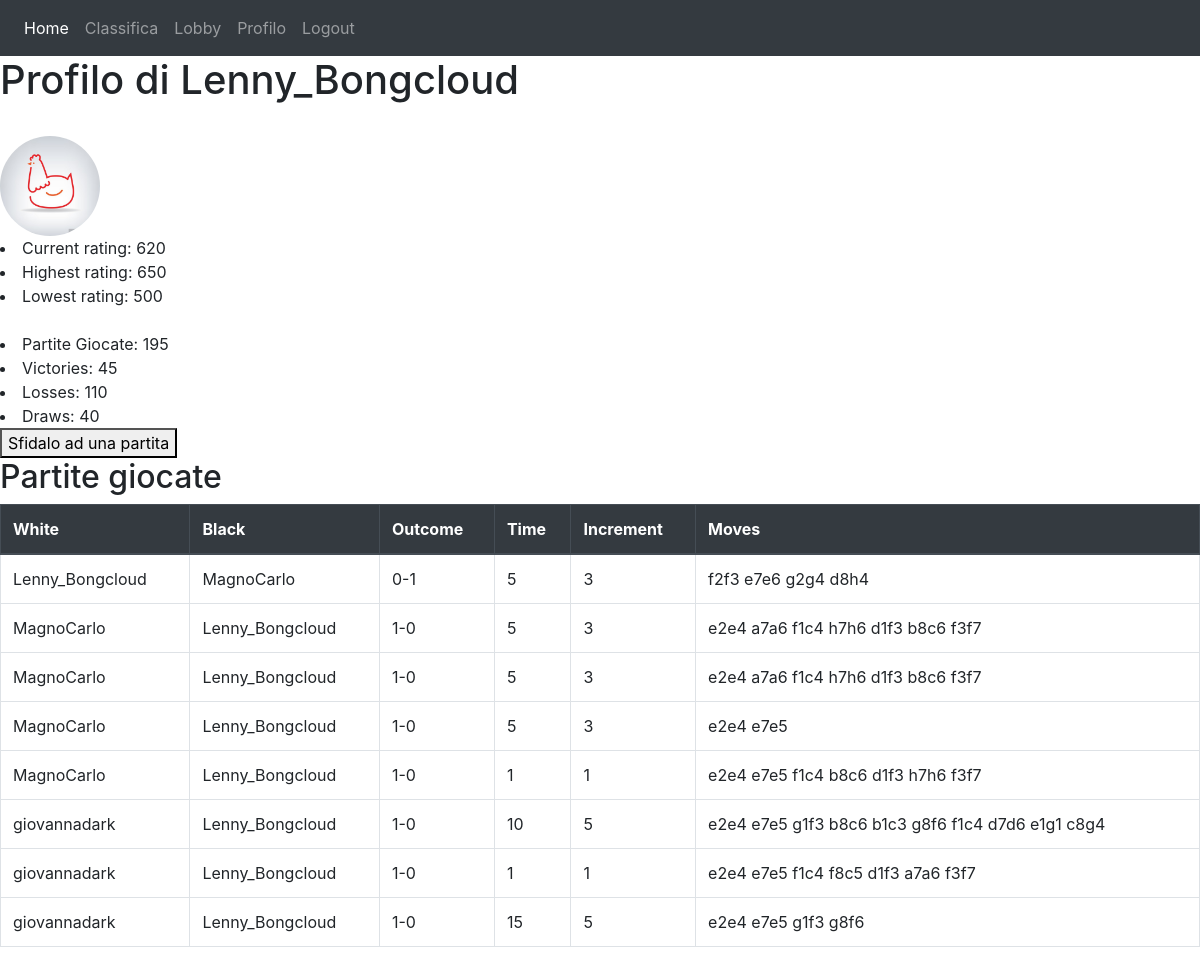
Screenshot of /players/profiloutente/4/ (signed in) with the database file from the repository.
### players/models.py (models this page shows)
class profile(models.Model):
    username = models.OneToOneField(User,on_delete=models.CASCADE,primary_key=True)
    rating = models.IntegerField(default=500)
    profileimg = models.ImageField(default='default.jpg')
    lowest_rating = models.IntegerField(default=500)
    highest_rating = models.IntegerField(default=500)
    victories = models.IntegerField(default=0)
    losses = models.IntegerField(default=0)
    draws = models.IntegerField(default=0)

class Game(models.Model):
    White = models.ForeignKey(profile, on_delete=models.CASCADE,related_name='White')
    Black = models.ForeignKey(profile,on_delete=models.CASCADE,related_name='Black')
    outcome = models.CharField(default='',max_length=8)
    time = models.IntegerField()
    increment = models.IntegerField()
    moves = models.CharField(default='',max_length=1000)

### players/views.py (the view)
# urls.py: path("profiloutente/<pk>/", views.DetailProfileView.as_view(), name='profile'),
class DetailProfileView(LoginRequiredMixin,DetailView):
    model = profile
    template_name = 'players/detailprofile.html'
    def get_context_data(self, **kwargs):
        context = super().get_context_data(**kwargs)
        user = User.objects.get(pk=context["object"].pk)
        ur_profile = profile.objects.get(pk=user)
        context["games"] = Game.objects.filter(White=ur_profile) | Game.objects.filter(Black=ur_profile)
        return context

### players/templates/players/detailprofile.html (shortened to what this page needs)
{% extends 'base.html' %}
{% block content %}
<h1>Profilo di {{object.username}}</h1>
<br>
<div>
  <img src="{{object.profileimg.url}}" class="rounded-circle" height="100" width="100">
 <li>Current rating: {{object.rating}}  </li>
 <li>Highest rating: {{object.highest_rating}}  </li>
 <li>Lowest rating: {{object.lowest_rating}}  </li>
 <br>
 <li>Partite Giocate: {{ object.victories|add:object.losses|add:object.draws}}</li>
 <li>Victories: {{object.victories}}</li>
 <li>Losses: {{object.losses}}</li>
 <li>Draws: {{object.draws}}</li>
  {% if request.user.pk != object.pk %}
  <a href="{% url 'game:creategame' %}?invited={{object.username.username}}" ><button>Sfidalo ad una partita</button></a><br>
  {% endif %}
</div>
 <div>
  <h2>Partite giocate</h2>
  <table class="table table-bordered">
    <thead class="thead-dark">
      <tr>
        <th>White</th>
        <th>Black</th>
        <th>Outcome</th>
        <th>Time</th>
        <th>Increment</th>
        <th>Moves</th>
      </tr>
    </thead>
    <tbody>
      {% for p in games %}
      <tr>
          <td>{{p.White.username}}</td>
          <td>{{ p.Black.username}}</td>
          <td>{{p.outcome}}</td>
          <td>{% widthratio p.time 60 1 %}</td>
          <td>{{p.increment}}</td>
          <td>{{p.moves}}</td>
      <tr>
      {% endfor %}
    </tbody>
  </table>
 </div>
{% endblock %}

### rows the page displays
profile: username "Lenny_Bongcloud", profileimg (placeholder picture), rating "620", highest_rating "650", lowest_rating "500", victories|add "195", victories "45", losses "110", draws "40"
Game: White.username "Lenny_Bongcloud", Black.username "MagnoCarlo", outcome "0-1", time "5", increment "3", moves "f2f3 e7e6 g2g4 d8h4"
Game: White.username "MagnoCarlo", Black.username "Lenny_Bongcloud", outcome "1-0", time "5", increment "3", moves "e2e4 a7a6 f1c4 h7h6 d1f3 b8c6 f3f7"
Game: White.username "MagnoCarlo", Black.username "Lenny_Bongcloud", outcome "1-0", time "5", increment "3", moves "e2e4 a7a6 f1c4 h7h6 d1f3 b8c6 f3f7"
Game: White.username "MagnoCarlo", Black.username "Lenny_Bongcloud", outcome "1-0", time "5", increment "3", moves "e2e4 e7e5"
Game: White.username "MagnoCarlo", Black.username "Lenny_Bongcloud", outcome "1-0", time "1", increment "1", moves "e2e4 e7e5 f1c4 b8c6 d1f3 h7h6 f3f7"
Game: White.username "giovannadark", Black.username "Lenny_Bongcloud", outcome "1-0", time "10", increment "5", moves "e2e4 e7e5 g1f3 b8c6 b1c3 g8f6 f1c4 d7d6 e1g1 c8g4"
Game: White.username "giovannadark", Black.username "Lenny_Bongcloud", outcome "1-0", time "1", increment "1", moves "e2e4 e7e5 f1c4 f8c5 d1f3 a7a6 f3f7"
Game: White.username "giovannadark", Black.username "Lenny_Bongcloud", outcome "1-0", time "15", increment "5", moves "e2e4 e7e5 g1f3 g8f6"
